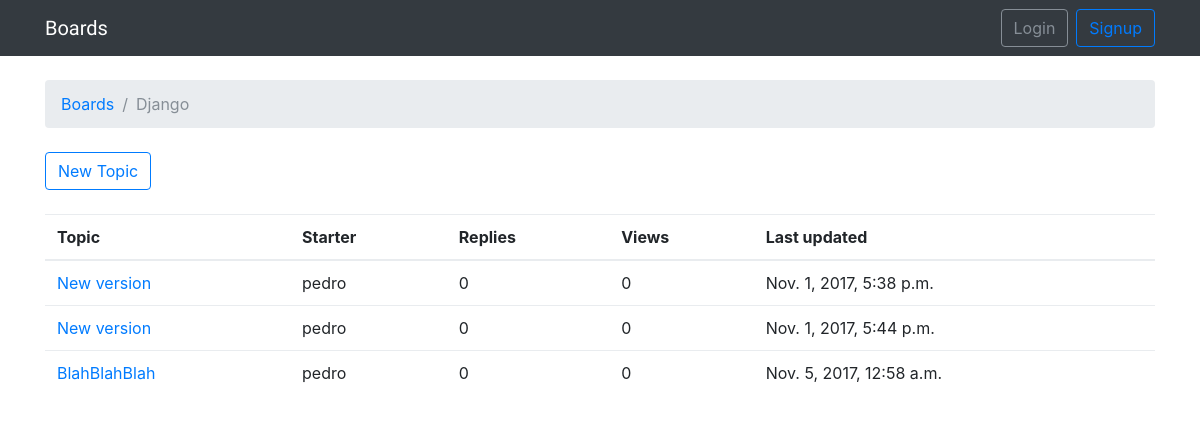
The app's page /boards/1/ with its own data.
### boards/models.py (models this page shows, shortened)
class Board(models.Model):
    name = models.CharField(max_length=30, unique=True)
    description = models.CharField(max_length=100)

class Topic(models.Model):
    subject = models.CharField(max_length=255)
    last_updated = models.DateTimeField(auto_now_add=True)
    board = models.ForeignKey(Board, related_name='topics')
    starter = models.ForeignKey(User, related_name='topics')

### boards/views.py (the view)
# urls.py: url(r'^boards/(?P<pk>\d+)/$', boards_views.board_topics, name='board_topics'),
def board_topics(request, pk):
    board = get_object_or_404(Board, pk=pk)
    return render(request, 'topics.html', {'board': board})

### templates/topics.html (shortened to what this page needs)
{% extends 'base.html' %}
{% block breadcrumb %}
    <li class="breadcrumb-item"><a href="{% url 'home' %}">Boards</a></li>
    <li class="breadcrumb-item active">{{board.name}}</li>
{% endblock %}
{% block content %}
    <div class="mb-4">
        <a href="{% url 'new_topic' board.pk %}" class="btn btn-outline-primary">New Topic</a>
    </div>
    <table class="table">
        <thead class="thead-inverse">
            <tr>
                <th>Topic</th>
                <th>Starter</th>
                <th>Replies</th>
                <th>Views</th>
                <th>Last updated</th>
            </tr>
        </thead>
        <tbody>
            {% for topic in board.topics.all %}
                <tr>
                    <td><a href="{% url 'topic_posts' board.pk topic.pk %}">{{ topic.subject }}</td>
                    <td>{{ topic.starter.username }}</td>
                    <td>0</td>
                    <td>0</td>
                    <td>{{ topic.last_updated }}</td>
                </tr>
            {% endfor %}
        </tbody>
    </table>
{% endblock %}

### records on screen
Board: name "Django"
Topic: subject "New version", starter.username "pedro", last_updated "Nov. 1, 2017, 5:38 p.m."
Topic: subject "New version", starter.username "pedro", last_updated "Nov. 1, 2017, 5:44 p.m."
Topic: subject "BlahBlahBlah", starter.username "pedro", last_updated "Nov. 5, 2017, 12:58 a.m."
